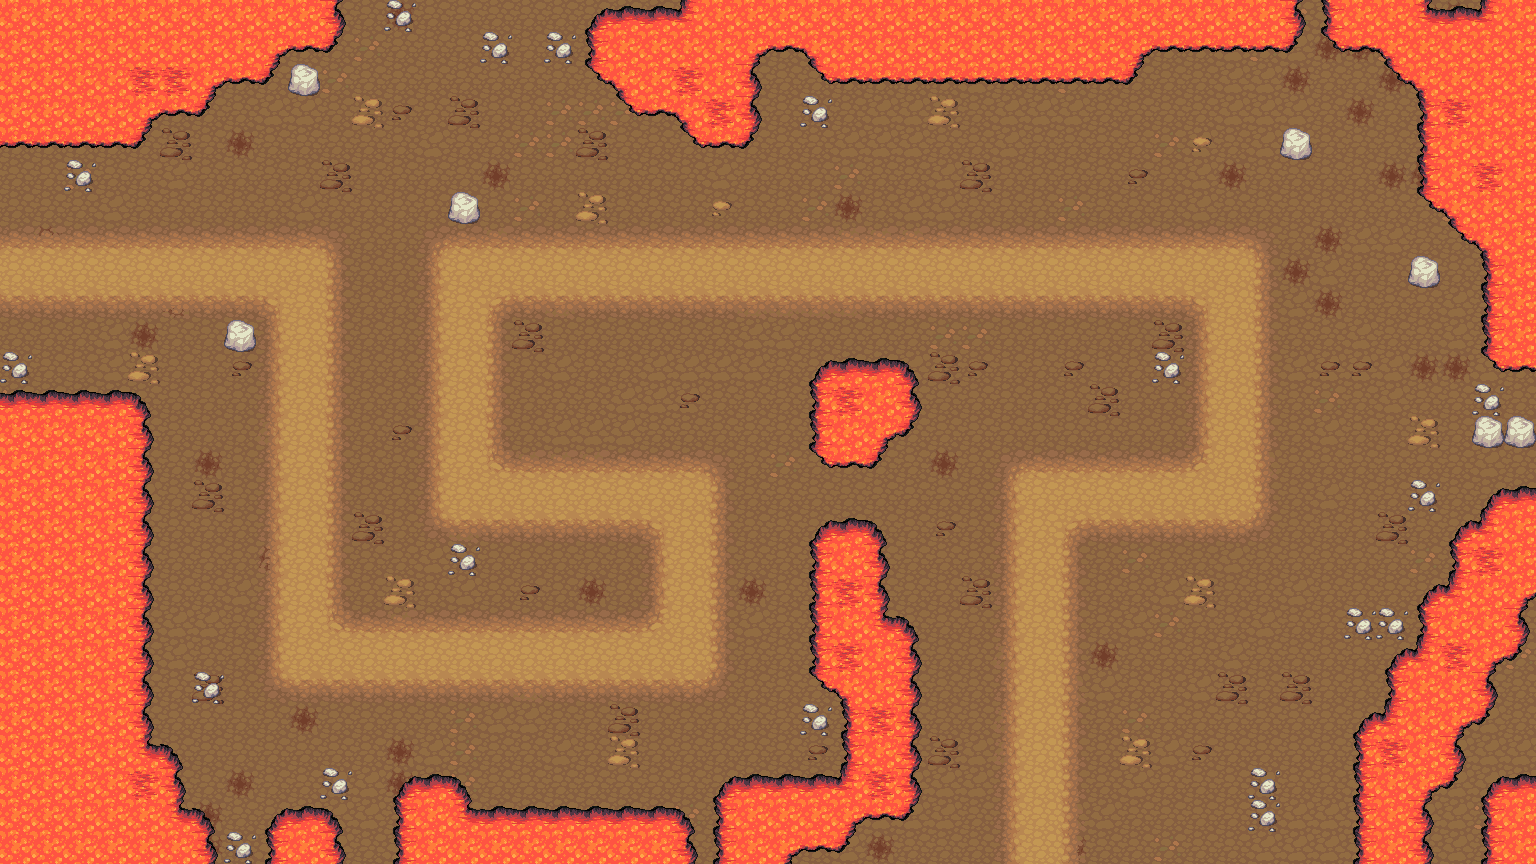

This game map was drawn from its Tiled (.tmx) file and the tilesets committed beside it. A one-line description and the trimmed map source follow:
An orthogonal 48x27 tile map with 32x32 px tiles, 3 tile layers (Grass, Path, Rock), 10 tilesets and 37 objects.

<map version="1.0" orientation="orthogonal" renderorder="right-down" width="48" height="27" tilewidth="32" tileheight="32" nextobjectid="110">
 <tileset firstgid="1" name="grass" tilewidth="32" tileheight="32" tilecount="18" columns="3">
  <image source="LPC Base Assets/tiles/grass.png" width="96" height="192" />
  <terraintypes>
   <terrain name="Grass" tile="-1" />
  </terraintypes>
  <tile id="1" terrain="0,0,0," />
  <tile id="2" terrain="0,0,,0" />
  <tile id="4" terrain="0,,0,0" />
  <tile id="5" terrain=",0,0,0" />
  <tile id="6" terrain=",,,0" />
  <tile id="7" terrain=",,0,0" />
  <tile id="8" terrain=",,0," />
  <tile id="9" terrain=",0,,0" />
  <tile id="10" terrain="0,0,0,0" />
  <tile id="11" terrain="0,,0," />
  <tile id="12" terrain=",0,," />
  <tile id="13" terrain="0,0,," />
  <tile id="14" terrain="0,,," />
 </tileset>
 <tileset firstgid="19" name="dirtlight" tilewidth="32" tileheight="32" tilecount="18" columns="3">
  <image source="LPC Base Assets/tiles/dirt.png" width="96" height="192" />
  <terraintypes>
   <terrain name="Dirt" tile="-1" />
  </terraintypes>
  <tile id="1" terrain="0,0,0," />
  <tile id="2" terrain="0,0,,0" />
  <tile id="4" terrain="0,,0,0" />
  <tile id="5" terrain=",0,0,0" />
  <tile id="6" terrain=",,,0" />
  <tile id="7" terrain=",,0,0" />
  <tile id="8" terrain=",,0," />
  <tile id="9" terrain=",0,,0" />
  <tile id="10" terrain="0,0,0,0" />
  <tile id="11" terrain="0,,0," />
  <tile id="12" terrain=",0,," />
  <tile id="13" terrain="0,0,," />
  <tile id="14" terrain="0,,," />
 </tileset>
 <tileset firstgid="37" name="dirtdark" tilewidth="32" tileheight="32" tilecount="18" columns="3">
  <image source="LPC Base Assets/tiles/dirt2.png" width="96" height="192" />
  <terraintypes>
   <terrain name="dirt" tile="-1" />
  </terraintypes>
  <tile id="1" terrain="0,0,0," />
  <tile id="2" terrain="0,0,,0" />
  <tile id="4" terrain="0,,0,0" />
  <tile id="5" terrain=",0,0,0" />
  <tile id="6" terrain=",,,0" />
  <tile id="7" terrain=",,0,0" />
  <tile id="8" terrain=",,0," />
  <tile id="9" terrain=",0,,0" />
  <tile id="10" terrain="0,0,0,0" />
  <tile id="11" terrain="0,,0," />
  <tile id="12" terrain=",0,," />
  <tile id="13" terrain="0,0,," />
  <tile id="14" terrain="0,,," />
 </tileset>
 <tileset firstgid="55" name="watergrass" tilewidth="32" tileheight="32" tilecount="18" columns="3">
  <image source="LPC Base Assets/tiles/watergrass.png" width="96" height="192" />
  <terraintypes>
   <terrain name="watergrass" tile="-1" />
  </terraintypes>
  <tile id="1" terrain="0,0,0," />
  <tile id="2" terrain="0,0,,0" />
  <tile id="4" terrain="0,,0,0" />
  <tile id="5" terrain=",0,0,0" />
  <tile id="6" terrain=",,,0" />
  <tile id="7" terrain=",,0,0" />
  <tile id="8" terrain=",,0," />
  <tile id="9" terrain=",0,,0" />
  <tile id="10" terrain="0,0,0,0" />
  <tile id="11" terrain="0,,0," />
  <tile id="12" terrain=",0,," />
  <tile id="13" terrain="0,0,," />
  <tile id="14" terrain="0,,," />
  <tile id="17">
   <animation>
    <frame tileid="15" duration="300" />
    <frame tileid="16" duration="300" />
    <frame tileid="17" duration="300" />
   </animation>
  </tile>
 </tileset>
 <tileset firstgid="73" name="water" tilewidth="32" tileheight="32" tilecount="18" columns="3">
  <image source="LPC Base Assets/tiles/water.png" width="96" height="192" />
  <terraintypes>
   <terrain name="water" tile="-1" />
  </terraintypes>
  <tile id="1" terrain="0,0,0," />
  <tile id="2" terrain="0,0,,0" />
  <tile id="4" terrain="0,,0,0" />
  <tile id="5" terrain=",0,0,0" />
  <tile id="6" terrain=",,,0" />
  <tile id="7" terrain=",,0,0" />
  <tile id="8" terrain=",,0," />
  <tile id="9" terrain=",0,,0" />
  <tile id="10" terrain="0,0,0,0" />
  <tile id="11" terrain="0,,0," />
  <tile id="12" terrain=",0,," />
  <tile id="13" terrain="0,0,," />
  <tile id="14" terrain="0,,," />
 </tileset>
 <tileset firstgid="91" name="cement" tilewidth="32" tileheight="32" tilecount="18" columns="3">
  <image source="LPC Base Assets/tiles/cement.png" width="96" height="192" />
 </tileset>
 <tileset firstgid="109" name="lava" tilewidth="32" tileheight="32" tilecount="18" columns="3">
  <image source="LPC Base Assets/tiles/lava.png" width="96" height="192" />
  <terraintypes>
   <terrain name="lava" tile="-1" />
  </terraintypes>
  <tile id="1" terrain="0,0,0," />
  <tile id="2" terrain="0,0,,0" />
  <tile id="4" terrain="0,,0,0" />
  <tile id="5" terrain=",0,0,0" />
  <tile id="6" terrain=",,,0" />
  <tile id="7" terrain=",,0,0" />
  <tile id="8" terrain=",,0," />
  <tile id="9" terrain=",0,,0" />
  <tile id="10" terrain="0,0,0,0" />
  <tile id="11" terrain="0,,0," />
  <tile id="12" terrain=",0,," />
  <tile id="13" terrain="0,0,," />
  <tile id="14" terrain="0,,," />
  <tile id="17">
   <animation>
    <frame tileid="15" duration="500" />
    <frame tileid="16" duration="500" />
    <frame tileid="17" duration="500" />
   </animation>
  </tile>
 </tileset>
 <tileset firstgid="127" name="treetop" tilewidth="32" tileheight="32" tilecount="42" columns="6">
  <image source="LPC Base Assets/tiles/treetop.png" width="192" height="224" />
 </tileset>
 <tileset firstgid="169" name="trunk" tilewidth="32" tileheight="32" tilecount="18" columns="6">
  <image source="LPC Base Assets/tiles/trunk.png" width="192" height="96" />
 </tileset>
 <tileset firstgid="187" name="rock" tilewidth="32" tileheight="32" tilecount="2" columns="2">
  <image source="LPC Base Assets/tiles/rock.png" width="64" height="32" />
 </tileset>
 <objectgroup name="Obstacles">
  <object id="90" x="352" y="192" width="32" height="416" />
  <object id="91" x="224" y="704" width="512" height="32" />
  <object id="92" x="736" y="448" width="32" height="288" />
  <object id="93" x="512" y="416" width="256" height="32" />
  <object id="96" x="1280" y="192" width="32" height="352" />
  <object id="97" x="1088" y="544" width="224" height="32" />
  <object id="98" x="960" y="416" width="32" height="448" />
  <object id="99" x="1088" y="576" width="32" height="288" />
  <object id="100" x="992" y="416" width="192" height="32" />
  <object id="101" x="512" y="320" width="672" height="96" />
  <object id="102" x="384" y="192" width="896" height="32" />
  <object id="103" x="0" y="192" width="352" height="32" />
  <object id="104" x="0" y="320" width="256" height="32" />
  <object id="105" x="224" y="352" width="32" height="352" />
  <object id="107" x="416" y="544" width="224" height="64" />
  <object id="108" x="384" y="224" width="32" height="384" />
  <object id="109" x="0" y="224" width="32" height="96" />
 </objectgroup>
 <objectgroup name="Towers">
  <object id="72" x="128" y="320" width="128" height="64" />
  <object id="73" x="160" y="384" width="96" height="352" />
  <object id="74" x="256" y="704" width="576" height="64" />
  <object id="75" x="192" y="736" width="64" height="64" />
  <object id="76" x="512" y="320" width="288" height="128" />
  <object id="77" x="736" y="448" width="64" height="256" />
  <object id="78" x="928" y="608" width="64" height="192" />
  <object id="79" x="800" y="480" width="192" height="32" />
  <object id="80" x="896" y="512" width="96" height="96" />
  <object id="81" x="928" y="320" width="256" height="128" />
  <object id="82" x="1088" y="544" width="256" height="256" />
  <object id="83" x="128" y="160" width="1280" height="64" />
  </objectgroup>
 <objectgroup name="Spawn">
  <!-- 2 objects omitted --></objectgroup>
 <objectgroup name="Base">
  <!-- 1 objects omitted --></objectgroup>
 <layer name="Grass" width="48" height="27">
  <data>[1296 cells, 1296 non-empty, 4 distinct tile ids]</data>
 </layer>
 <layer name="Path" width="48" height="27">
  <data>[1296 cells, 715 non-empty, 28 distinct tile ids]</data>
 </layer>
 <layer name="Rock" width="48" height="27">
  <data>[1296 cells, 51 non-empty, 5 distinct tile ids]</data>
 </layer>
</map>
<!-- 8 of 37 objects omitted -->
